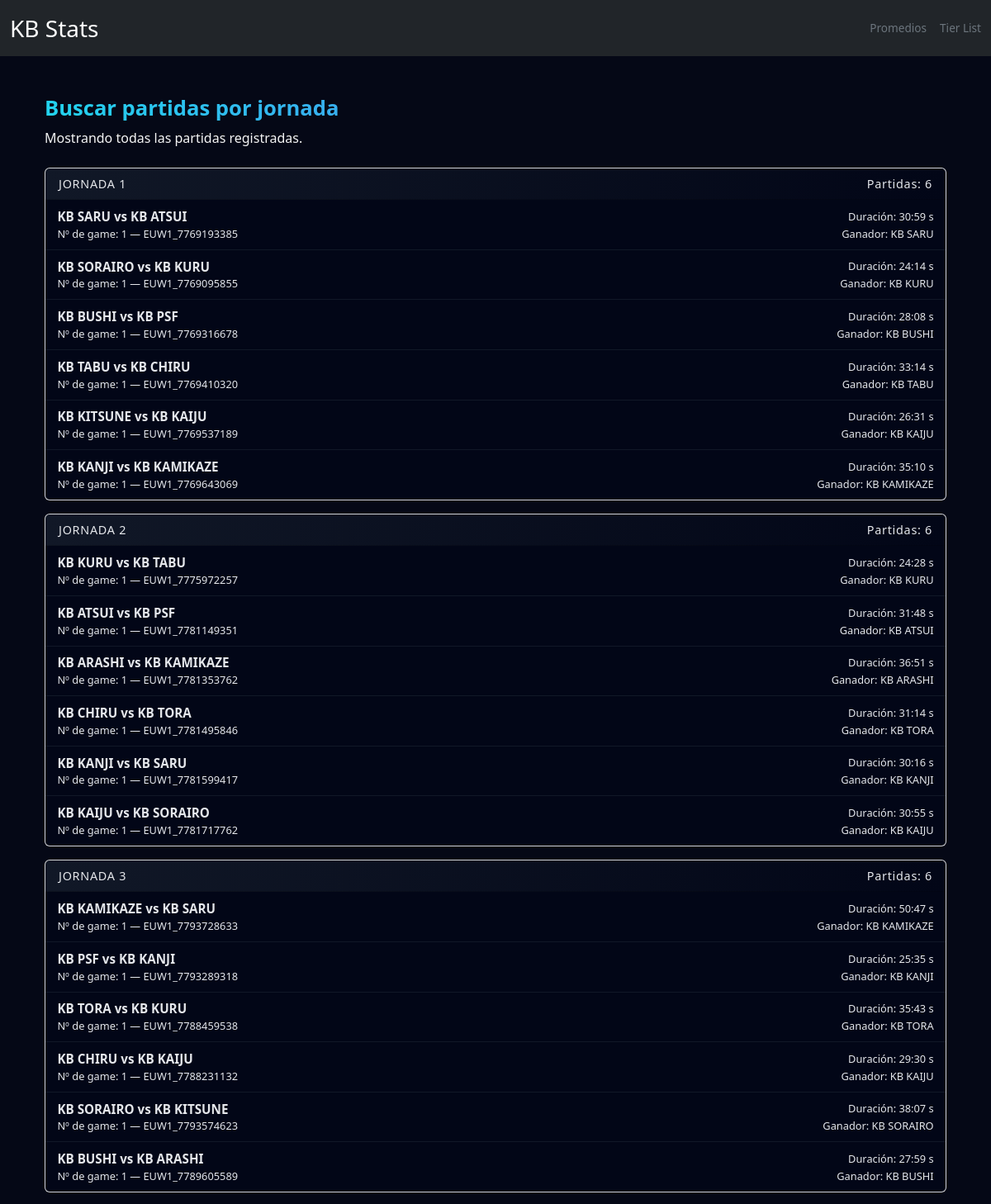
The page /buscar_partidos/ (upper part) on the database its author committed.
### KBStats/Cinturones/models.py (models this page shows, shortened)
class Equipo(models.Model):
	nombre = models.CharField(max_length=200, unique=True)
	class Meta:
		verbose_name = "Equipo"
		verbose_name_plural = "Equipos"

class Partida(models.Model):
	match_id = models.CharField(max_length=100, unique=True)
	jornada = models.CharField(max_length=100, blank=True, null=True)
	numero_partida = models.CharField(max_length=50, blank=True, null=True)
	equipo_azul = models.ForeignKey(Equipo, related_name='partidas_azul', on_delete=models.PROTECT)
	equipo_rojo = models.ForeignKey(Equipo, related_name='partidas_rojo', on_delete=models.PROTECT)
	ganador_equipo = models.ForeignKey(Equipo, null=True, blank=True, related_name='partidas_ganadas', on_delete=models.SET_NULL)
	duracion_segundos = models.IntegerField(default=0)
	dragones_azul = models.IntegerField(default=0)
	dragones_rojo = models.IntegerField(default=0)
	heraldos_azul = models.IntegerField(default=0)
	heraldos_rojo = models.IntegerField(default=0)
	barones_azul = models.IntegerField(default=0)
	barones_rojo = models.IntegerField(default=0)
	elders_azul = models.IntegerField(default=0)
	elders_rojo = models.IntegerField(default=0)
	atakhan_azul = models.IntegerField(default=0)
	atakhan_rojo = models.IntegerField(default=0)
	position_data = models.JSONField(null=True, blank=True)
	created_at = models.DateTimeField(auto_now_add=True)
	class Meta:
		verbose_name = "Partida"
		verbose_name_plural = "Partidas"

### KBStats/Cinturones/views.py (the view)
# urls.py: path('buscar_partidos/', buscar_partidos_form, name='buscar_partidos_form'),
def buscar_partidos_form(request):
	jornada = request.GET.get('jornada')
	sort = request.GET.get('sort')
	order = request.GET.get('order', 'asc')
	sort_map = {
		'jornada': 'jornada',
		'numero': 'numero_partida',
		'duracion': 'duracion_segundos',
		'equipo_azul': 'equipo_azul__nombre',
		'equipo_rojo': 'equipo_rojo__nombre',
		'ganador': 'ganador_equipo__nombre',
		'created': 'created_at',
	}
	if jornada:
		partidas_qs = (Partida.objects
			.filter(jornada=jornada)
			.select_related('equipo_azul', 'equipo_rojo', 'ganador_equipo'))
		default_order = ['numero_partida']
	else:
		partidas_qs = (Partida.objects
			.all()
			.select_related('equipo_azul', 'equipo_rojo', 'ganador_equipo'))
		default_order = ['jornada', 'numero_partida']
	if sort in sort_map:
		field = sort_map[sort]
		if order == 'desc':
			field = f'-{field}'
		partidas_qs = partidas_qs.order_by(field)
	else:
		partidas_qs = partidas_qs.order_by(*default_order)
	partidas_result = []
	for p in partidas_qs:
		partidas_result.append({
			'id': p.id,
			'match_id': p.match_id,
			'jornada': p.jornada,
			'numero_partida': p.numero_partida,
			'equipo_azul': p.equipo_azul.nombre if p.equipo_azul else None,
			'equipo_rojo': p.equipo_rojo.nombre if p.equipo_rojo else None,
			'ganador_equipo': p.ganador_equipo.nombre if p.ganador_equipo else None,
			'duracion_segundos': f"{p.duracion_segundos//60}:{p.duracion_segundos%60:02}",
		})
	groups = []
	if jornada:
		groups = [{
			'jornada': jornada,
			'partidas': partidas_result,
		}]
	else:
		current_j = None
		for p in partidas_result:
			if p['jornada'] != current_j:
				current_j = p['jornada']
				groups.append({'jornada': current_j, 'partidas': [p]})
			else:
				groups[-1]['partidas'].append(p)
	total_partidas = Partida.objects.count()
	return render(
		request,
		'Cinturones/buscar_partidos_form.html',
		{'groups': groups, 'jornada': jornada, 'total_partidas': total_partidas},
	)

### KBStats/Cinturones/templates/Cinturones/buscar_partidos_form.html
{% extends 'Cinturones/base.html' %}
{% block content %}
<div class="container py-4">
  <div class="mb-4">
    <h1 class="page-title fw-bold text-gradient">Buscar partidas por jornada</h1>
    <p class=" mb-0">
      {% if jornada %}
        Mostrando partidas de la jornada {{ jornada }}.
      {% else %}
        Mostrando todas las partidas registradas.
      {% endif %}
    </p>
  </div>
  <div class="mt-4">
    {% if groups %}
      {% for g in groups %}
        <div class="card card-jornada mb-3">
          <div class="card-header card-jornada-header d-flex justify-content-between align-items-center">
            <span class="text-uppercase">Jornada {{ g.jornada }}</span>
            <span>Partidas: {{ g.partidas|length }}</span>
          </div>
          <div class="list-group list-group-flush list-group-kb">
            {% for p in g.partidas %}
              <a href="/partida/{{ p.match_id }}/"
                 class="list-group-item list-group-item-action list-group-item-kb">
                <div class="d-flex w-100 justify-content-between align-items-center">
                  <span class="partida-title">
                    {{ p.equipo_azul }} vs {{ p.equipo_rojo }}
                  </span>
                  <span class="partida-meta">
                    Duración: {{ p.duracion_segundos }} s
                  </span>
                </div>
                <div class="d-flex w-100 justify-content-between">
                  <span class="partida-meta">
                    Nº de game: {{ p.numero_partida }} — {{ p.match_id }}
                  </span>
                  <span class="partida-meta">
                    Ganador: {{ p.ganador_equipo|default:"-" }}
                  </span>
                </div>
              </a>
            {% endfor %}
          </div>
        </div>
      {% endfor %}
    {% else %}
      <div class="alert alert-secondary">
        No hay partidas para mostrar. Total en la base: {{ total_partidas }}
      </div>
    {% endif %}
  </div>
</div>
{% endblock %}

### KBStats/Cinturones/templates/Cinturones/base.html (shortened to what this page needs)
<!doctype html>
<html lang="es">
  <head>
    {% load static %}
    <link rel="stylesheet" href="{% static 'css/kbstats.css' %}" />
    <link
      href="https://cdn.jsdelivr.net/npm/bootstrap@5.3.2/dist/css/bootstrap.min.css"
      rel="stylesheet"
    />
  </head>
  <body class="wrapper">
    <nav class="navbar navbar-expand-lg navbar-dark bg-dark mb-4">
      <div class="container-fluid">
        <a class="navbar-brand d-flex align-items-center fs-3" href="/">KB Stats</a>
        <div class="d-flex gap-3 ms-auto align-items-center">
          <a class="nav-link text-secondary" href="{% url 'promedios_jugadores' %}?format=html" style="font-size:0.85rem;">Promedios</a>
          <a class="nav-link text-secondary" href="{% url 'tier_list' %}" style="font-size:0.85rem;">Tier List</a>
        </div>
      </div>
    </nav>
    <main class="container">{% block content %}{% endblock %}</main>
  </body>
</html>

### static/css/kbstats.css (style rules this page uses)
body { background: #050816 !important; color: #f5f5f5 !important; }
.text-gradient { background: linear-gradient(90deg, #22d3ee, #6366f1); background-clip: text; -webkit-background-clip: text; -webkit-text-fill-color: transparent; }
.card-jornada { background: #0b1220; border: 1px solid #1f2937; border-radius: 0.75rem; }
.card-jornada-header { background: linear-gradient(90deg, #111827, #020617); border-bottom: 1px solid #1f2937; color: #e5e7eb !important; font-size: 0.9rem; letter-spacing: 0.05em; }
.list-group-kb .list-group-item-kb { background-color: #020617; border-color: #111827; color: #e5e7eb !important; font-size: 0.9rem; padding: 0.55rem 0.9rem; }
.partida-title { font-size: 0.95rem; font-weight: 600; }
.partida-meta { font-size: 0.8rem; }
h1.page-title { font-size: 1.6rem; }
body { background: #050816; color: #e5e7eb; }
.page-title { background: linear-gradient(90deg, #22d3ee, #6366f1); background-clip: text; -webkit-background-clip: text; -webkit-text-fill-color: transparent; }

### rows shown on the page
Equipo: equipo_azul "KB SARU", ganador_equipo "KB SARU", equipo_rojo "KB SARU" "KB SARU"
Equipo: equipo_rojo "KB ATSUI", equipo_azul "KB ATSUI", ganador_equipo "KB ATSUI"
Partida: match_id "EUW1_7769193385"
Equipo: equipo_azul "KB SORAIRO" "KB SORAIRO", equipo_rojo "KB SORAIRO", ganador_equipo "KB SORAIRO"
Equipo: equipo_rojo "KB KURU" "KB KURU", ganador_equipo "KB KURU" "KB KURU", equipo_azul "KB KURU"
Partida: match_id "EUW1_7769095855"
Equipo: equipo_azul "KB BUSHI" "KB BUSHI", ganador_equipo "KB BUSHI" "KB BUSHI"
Equipo: equipo_rojo "KB PSF" "KB PSF", equipo_azul "KB PSF"
Partida: match_id "EUW1_7769316678"
Equipo: equipo_azul "KB TABU", ganador_equipo "KB TABU", equipo_rojo "KB TABU"
Equipo: equipo_rojo "KB CHIRU", equipo_azul "KB CHIRU" "KB CHIRU"
Partida: match_id "EUW1_7769410320"
Equipo: equipo_azul "KB KITSUNE", equipo_rojo "KB KITSUNE"
Equipo: equipo_rojo "KB KAIJU" "KB KAIJU", ganador_equipo "KB KAIJU" "KB KAIJU" "KB KAIJU", equipo_azul "KB KAIJU"
Partida: match_id "EUW1_7769537189"
Equipo: equipo_azul "KB KANJI" "KB KANJI", ganador_equipo "KB KANJI" "KB KANJI", equipo_rojo "KB KANJI"
Equipo: equipo_rojo "KB KAMIKAZE" "KB KAMIKAZE", ganador_equipo "KB KAMIKAZE" "KB KAMIKAZE", equipo_azul "KB KAMIKAZE"
Partida: match_id "EUW1_7769643069"
Partida: match_id "EUW1_7775972257"
Partida: match_id "EUW1_7781149351"
Equipo: equipo_azul "KB ARASHI", ganador_equipo "KB ARASHI", equipo_rojo "KB ARASHI"
Partida: match_id "EUW1_7781353762"
Equipo: equipo_rojo "KB TORA", ganador_equipo "KB TORA" "KB TORA", equipo_azul "KB TORA"
Partida: match_id "EUW1_7781495846"
Partida: match_id "EUW1_7781599417"
Partida: match_id "EUW1_7781717762"
Partida: match_id "EUW1_7793728633"
Partida: match_id "EUW1_7793289318"
Partida: match_id "EUW1_7788459538"
Partida: match_id "EUW1_7788231132"
Partida: match_id "EUW1_7793574623"
Partida: match_id "EUW1_7789605589"

### other values the page prints
{{ g.jornada }} "1" "2" "3"
{{ g.partidas|length }} "6" "6" "6"
{{ p.duracion_segundos }} "30:59" "24:14" "28:08" "33:14" "26:31" "35:10" "24:28" "31:48" "36:51" "31:14" "30:16" "30:55" "50:47" "25:35" "35:43" "29:30" "38:07" "27:59"
{{ p.numero_partida }} "1" "1" "1" "1" "1" "1" "1" "1" "1" "1" "1" "1" "1" "1" "1" "1" "1" "1"
